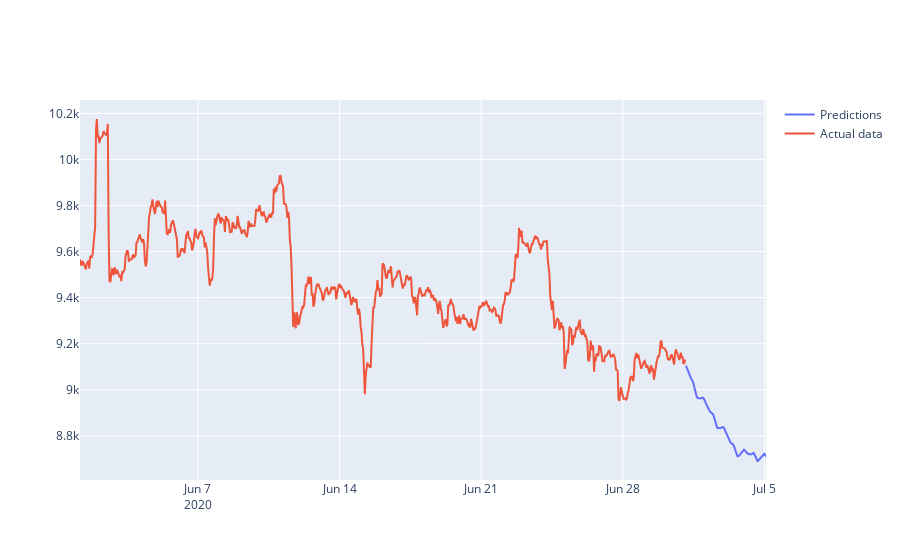

The notebook cell saved with this chart:
### Code cell
import plotly.graph_objects as go
fig = go.Figure()
fig.add_trace(go.Scatter(x=forecast.ds[len(forecast_data):], y=forecast.yhat[len(forecast_data):],
                    mode='lines', name = 'Predictions'))
fig.add_trace(go.Scatter(x=forecast_data.ds, y=forecast_data.y,
                    mode='lines', name = 'Actual data'))
fig.show()
